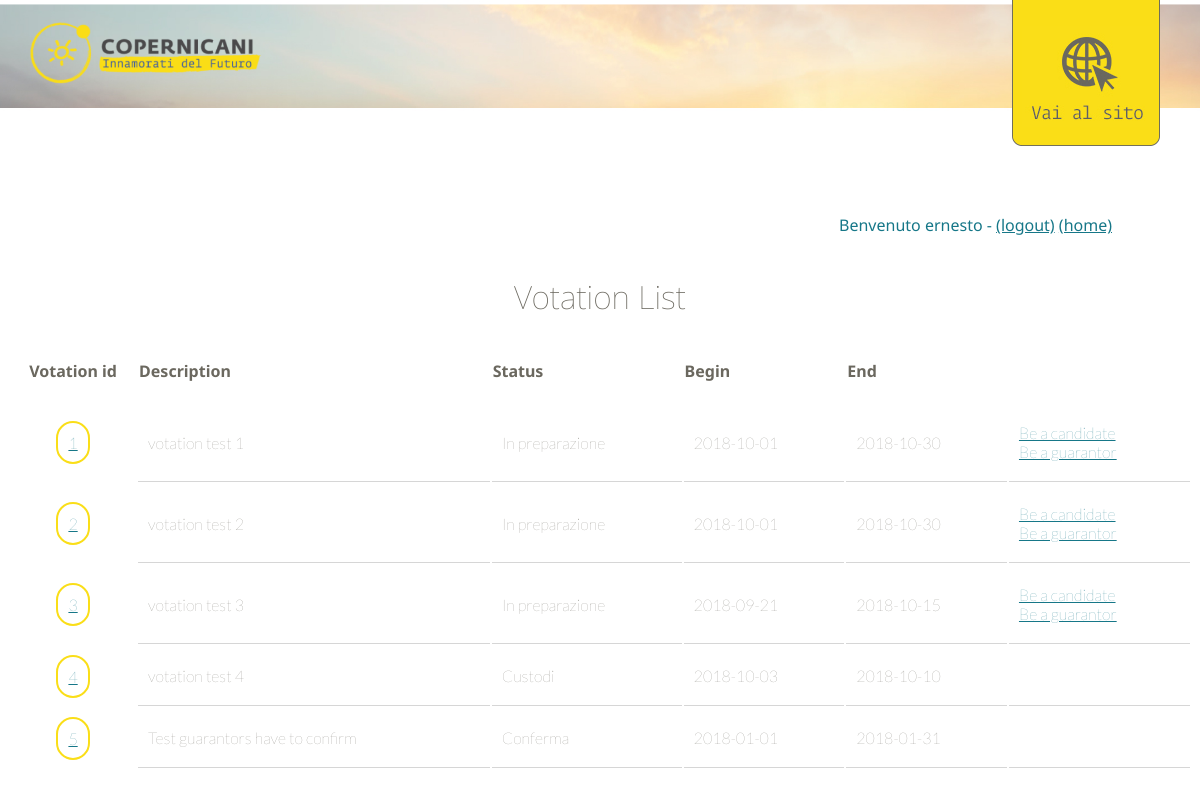
/votation_list (signed in), run on an earlier commit of the app's database.
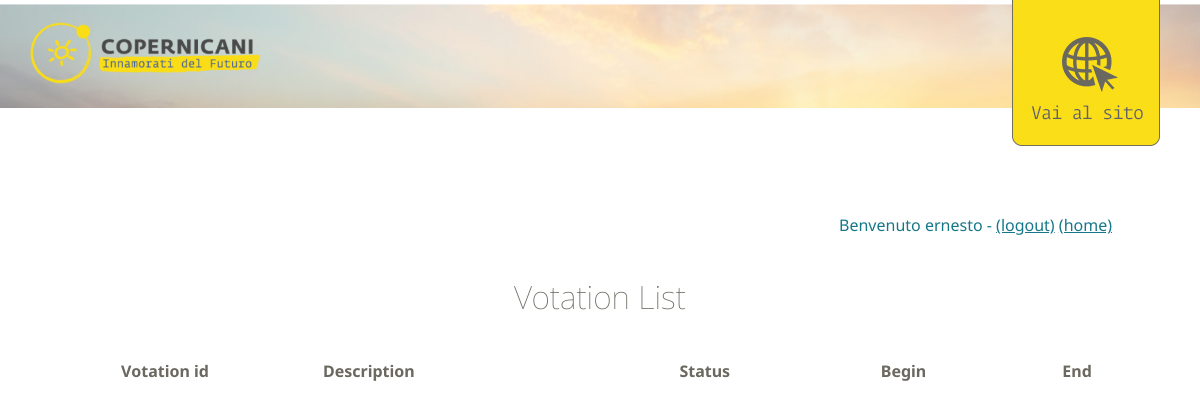
And on a later commit of the database.
### tables this page shows
CREATE TABLE votation
(
    votation_id integer primary key autoincrement,
    promoter_user_id integer not null,
    votation_description text unique not null,
    begin_date date not null,
    end_date date not null,
    votation_type text not null,
    votation_status integer not null
);

### web/index.py (the view)
@app.route("/votation_list", methods=['GET', 'POST'])
@login_required
def votation_list():
    votations_array = votation.load_votations()
    return render_template('votation_list_template.html', pagetitle="Votation List", \
    votations_array=votations_array,states=votation.states)

### web/dbmanager.py (called while the page is built)
def get_connection():
    conn = sqlite3.connect(config.DBPATH)
    conn.row_factory = sqlite3.Row
    conn.isolation_level = None # no commit needed
    return conn

### web/index.py (called while the page is built)
@login_manager.user_loader
def load_user(user_name):
    u = user.User(user_name)
    if u.is_valid():
        return u
    return None

### web/user.py (called while the page is built)
def load_user_by_id(user_id):
    u = None
    conn = dbmanager.get_connection()
    c = conn.cursor()
    c.execute("select * from voting_user where user_id = ?", (user_id,) )
    row = c.fetchone()
    if row:
        u = user_dto()
        u.user_id = row['user_id']
        u.user_name = row['user_name']
        u.pass_word = row['pass_word']
    c.close()
    conn.close()
    return u

def load_user_by_username(user_name):
    u = None
    conn = dbmanager.get_connection()
    c = conn.cursor()
    c.execute("select * from voting_user where user_name = ?", (user_name,) )
    row = c.fetchone()
    if row:
        u = user_dto()
        u.user_id = row['user_id']
        u.user_name = row['user_name']
        u.pass_word = row['pass_word']
    c.close()
    conn.close()
    return u

    def is_valid(self):
        return self.u != None

### web/votation.py (called while the page is built)
def load_votations():
    ar = []
    conn = dbmanager.get_connection()
    c = conn.cursor()
    c.execute("select * from votation")
    row = c.fetchone()
    while row:
        v = votation_dto()
        v.votation_id = row['votation_id']
        v.promoter_user = user.load_user_by_id( row['promoter_user_id'] )
        v.votation_description = row['votation_description']
        v.begin_date = row['begin_date']
        v.end_date = row['end_date']
        v.votation_type = row['votation_type']
        v.votation_status = row['votation_status']
        ar.append(v)
        row = c.fetchone()
    c.close()
    conn.close()
    return ar

### web/templates/votation_list_template.html
{% extends "base_template.html" %} {% block body %}
<div class="boxList">
    <div style="overflow-x:auto;">
        <table class="tabVotatioList">
        <tr class="intestazioneTab">
            <th class="idVotation">Votation id</th>
            <th>Description</th>
            <th>Status</th>
            <th>Begin</th>
            <th>End</th>
            <th></th>
        </tr>
        {% for v in votations_array %}
        <tr class="rigaTab {% if v.promoter_user.user_id == current_user.u.user_id %}myVote{% endif %}">
            <td class="idVotation">
                <a href="/votation_detail/{{v.votation_id}}">
                    <span>{{v.votation_id}}</span>
                </a>
            </td>
            <td>{{v.votation_description}}</td>
            <td><span>{{states[v.votation_status]}}</span></td>
            <td>{{v.begin_date}}</td>
            <td>{{v.end_date}}</td>
            <td>
                {% if v.votation_status == 0 %}
                <a href="/be_a_candidate/{{v.votation_id}}">Be a candidate</a><br/>
                <a href="/be_a_guarantor/{{v.votation_id}}">Be a guarantor</a>
                {% endif %}
            </td>
        </tr>
        {% endfor %}
    </table>
    </div>
</div>
{% endblock %}

### web/templates/base_template.html (shortened to what this page needs)
<!doctype html>
<html>
<head>
<link rel="stylesheet" type="text/css" href="{{url_for('static', filename='style.css')}}">
<link rel="stylesheet" href="https://cdnjs.cloudflare.com/ajax/libs/font-awesome/4.7.0/css/font-awesome.min.css">
</head>
<body>
    <header>
            <div id="logo" class="col2"><img src="{{url_for('static', filename='images/logo.png')}}" width="320" height="atuo" alt=""/></div>
            <div id="icoAlSito" class="col2"><a class="ico" href="/" title="vai al sito">
                <img src="{{url_for('static', filename='images/al-sito.png')}}" width="160" height="auto" alt=""/></a>
            </div>
    </header>
	<div id="menuUser">
        <div class="menu">
        {% if current_user.is_authenticated %}
            <span class="nameUser">Benvenuto {{current_user.user_name}}</span> - <a class="linkMenu" href="/logout" title="Esegui il logout">(logout)</a> <a href="/" title="Torna alla home">(home)</a>
        {% else %}
            <span class="nameUser">Fai qui il </span>
            <a class="linkMenu" href="/login" title="Esegui il login">login</a>
        {% endif %}
        </div>
    </div>
    <div id="main" class="textCenter">
        <h1>{{pagetitle}}</h1>
        {% block body %}{% endblock %}
    </div>
</body>
</html>

### web/static/style.css (style rules this page uses)
body { color: #6b685f; margin-top: 0; font-family: 'Lato', sans-serif; }
.textCenter { text-align: center; }
a { color: #167788; }
.col2 { width: 20%; }
.boxList { max-width: 1280px; margin: 0 auto; }
.tabVotatioList { width: 100%; text-align: left; }
.intestazioneTab { font-family: 'Noto Sans', sans-serif; font-weight: bold; height: 60px; }
.idVotation { text-align: center; max-width: 80px; border-bottom: none !important; }
header { background-image: url(images/header_bg.jpeg); margin-left: -15px; margin-right: -15px; background-size: 100% auto; background-repeat: no-repeat; margin-bottom: 50px; height: 164px; }
#logo { margin-left: 30px; padding-top: 15px; float: left; }
#logo img { max-width: 100%; }
#icoAlSito { float: right; text-align: center; }
#icoAlSito img { max-width: 100%; }
#menuUser { font-family: 'Noto Sans', sans-serif; width: 100%; min-height: 1px; margin-bottom: 60px; }
#menuUser>.menu { float: right; color: #167788; padding-right: 80px; }
.linkMenu { text-decoration: underline; }
#message h1, #main h1 { font-family: 'Noto Sans', sans-serif; font-weight: lighter; color: #6b685f; }

What changed in the data, as far as the page shows it:
removed votation: votation_id "1", votation_description "votation test 1", votation_status "In preparazione", begin_date "2018-10-01", end_date "2018-10-30"
removed votation: votation_id "2", votation_description "votation test 2", votation_status "In preparazione", begin_date "2018-10-01", end_date "2018-10-30"
removed votation: votation_id "3", votation_description "votation test 3", votation_status "In preparazione", begin_date "2018-09-21", end_date "2018-10-15"
removed votation: votation_id "4", votation_description "votation test 4", votation_status "Custodi", begin_date "2018-10-03", end_date "2018-10-10"
removed votation: votation_id "5", votation_description "Test guarantors have to confirm", votation_status "Conferma", begin_date "2018-01-01", end_date "2018-01-31"
